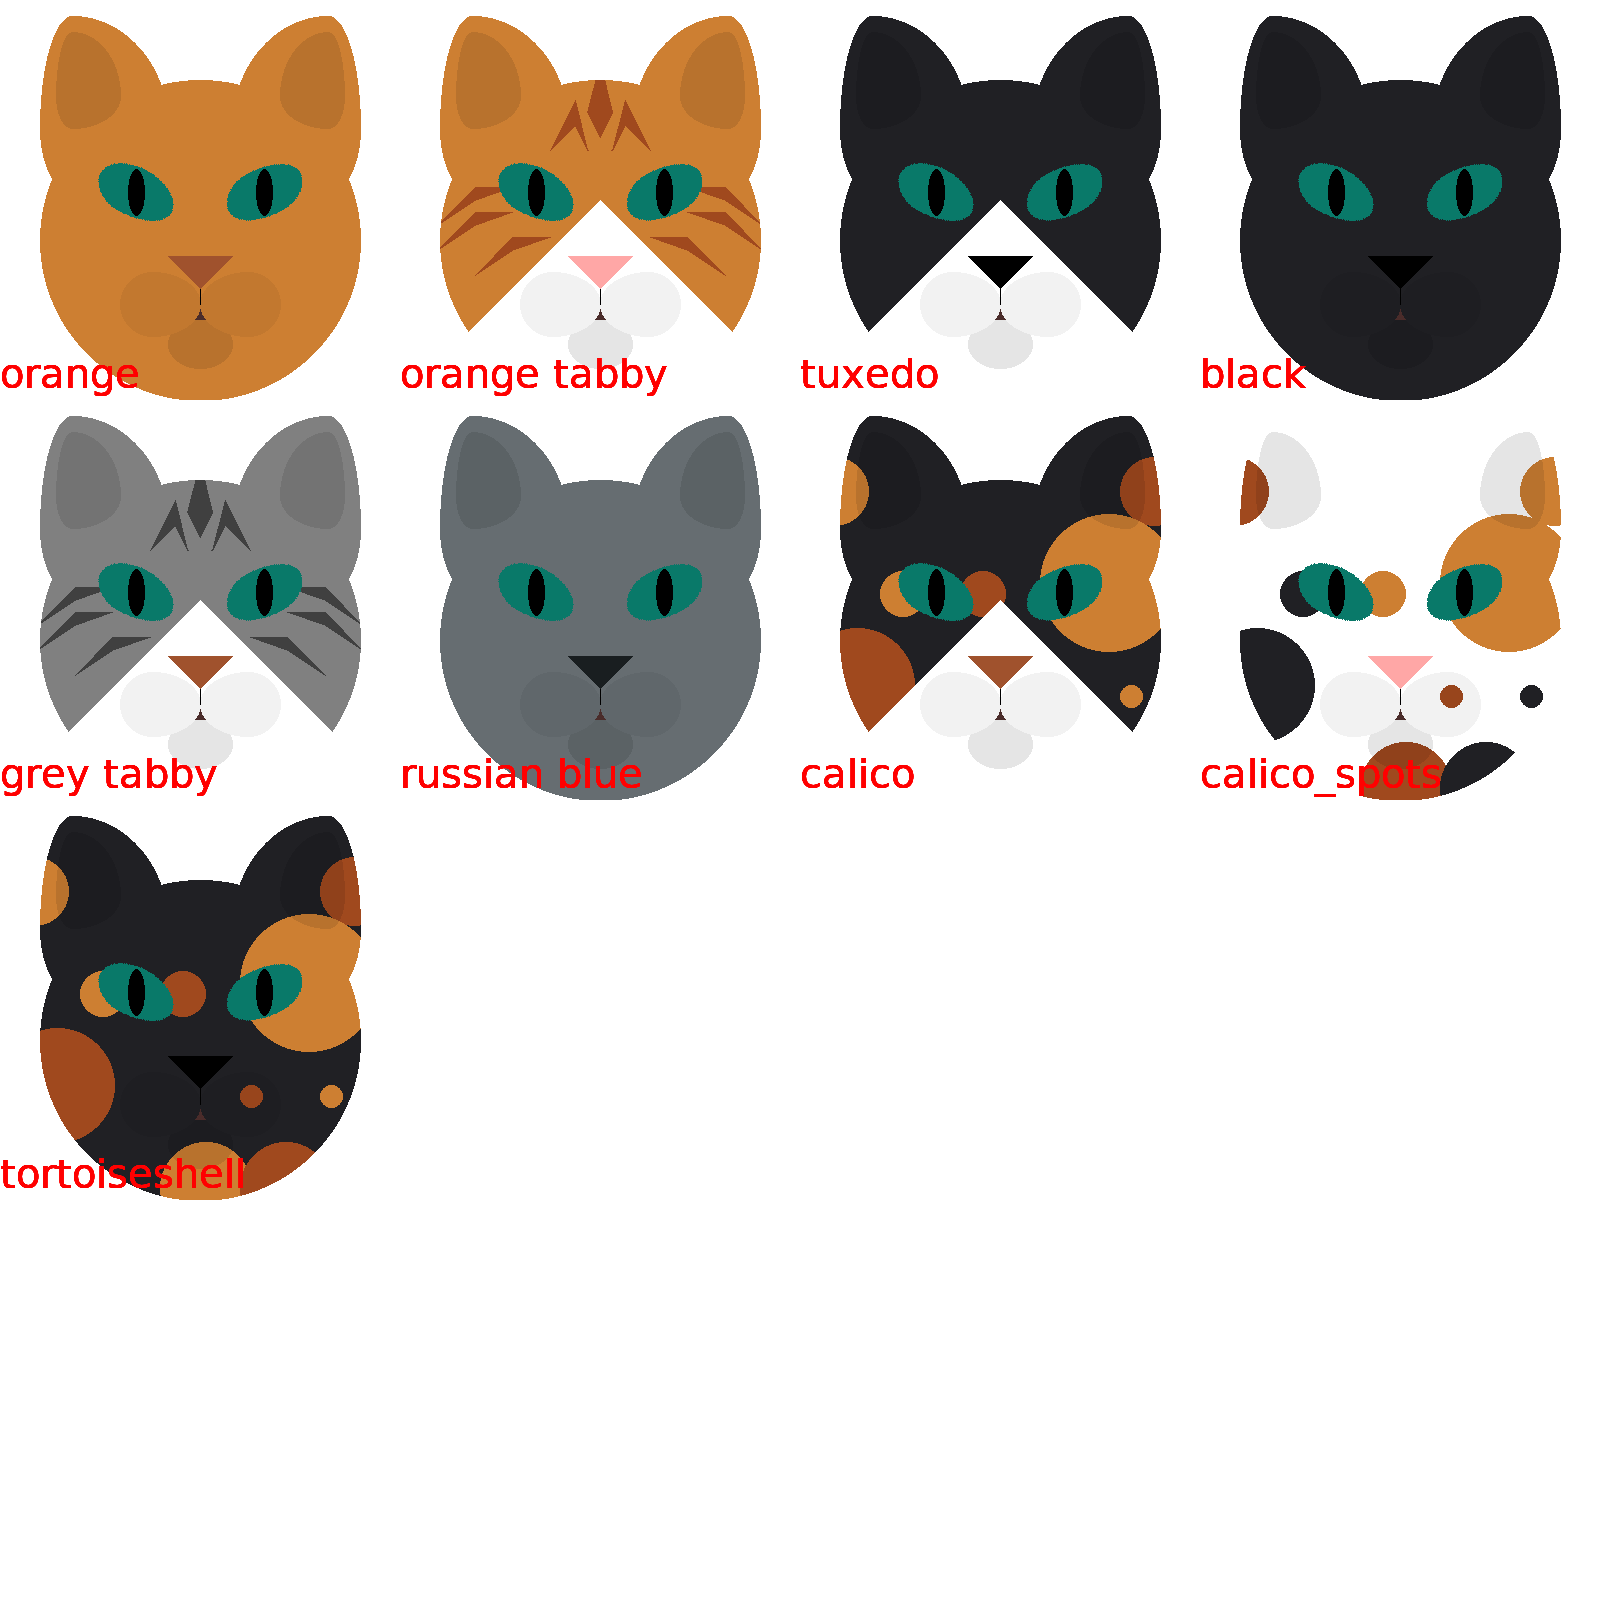

Reproduce this figure in Python.
from catlib import *
from PIL import ImageFont

# patterns
layers = [Head(),
       Mouth(),
       LeftCheek(),
       RightCheek(),
       Nose(),
       LeftEar(),
       RightEar(),
       LeftEye(),
       RightEye()
       ]

pattern_collage = Image.new("RGB", (1600, 1600), (255, 255, 255))
font = ImageFont.truetype("DejaVuSans.ttf", 40)

for n, pattern_name in enumerate(Head().pattern_dict.keys()):
    sample = Image.new("RGB", (400, 400), (255, 255, 255))
    for layer in layers:
        sample = layer.set_pattern(pattern_name=pattern_name).draw(sample)
        draw_obj = ImageDraw.Draw(sample)
        draw_obj.text((0, 350), text=pattern_name, fill="red", font=font)
    pattern_collage.paste(sample, (400* (n % 4), 400 * (n // 4)))

pattern_collage.save("pattern_collage.png")
